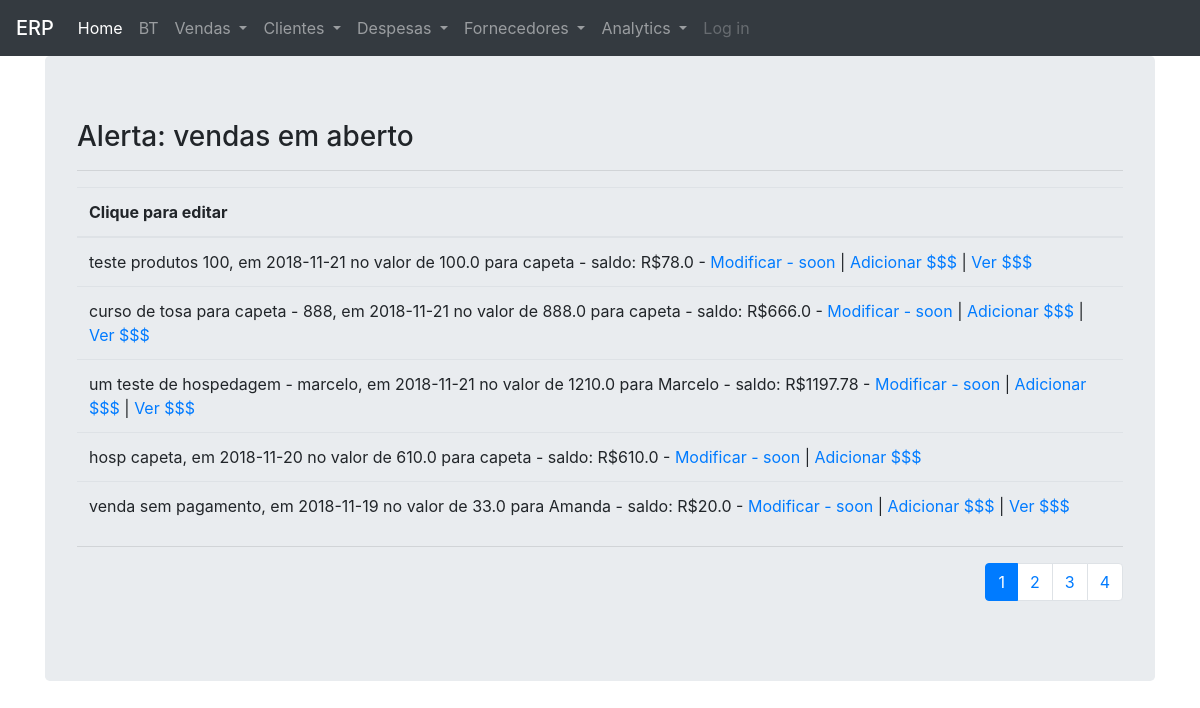
Before: / with the older database file.
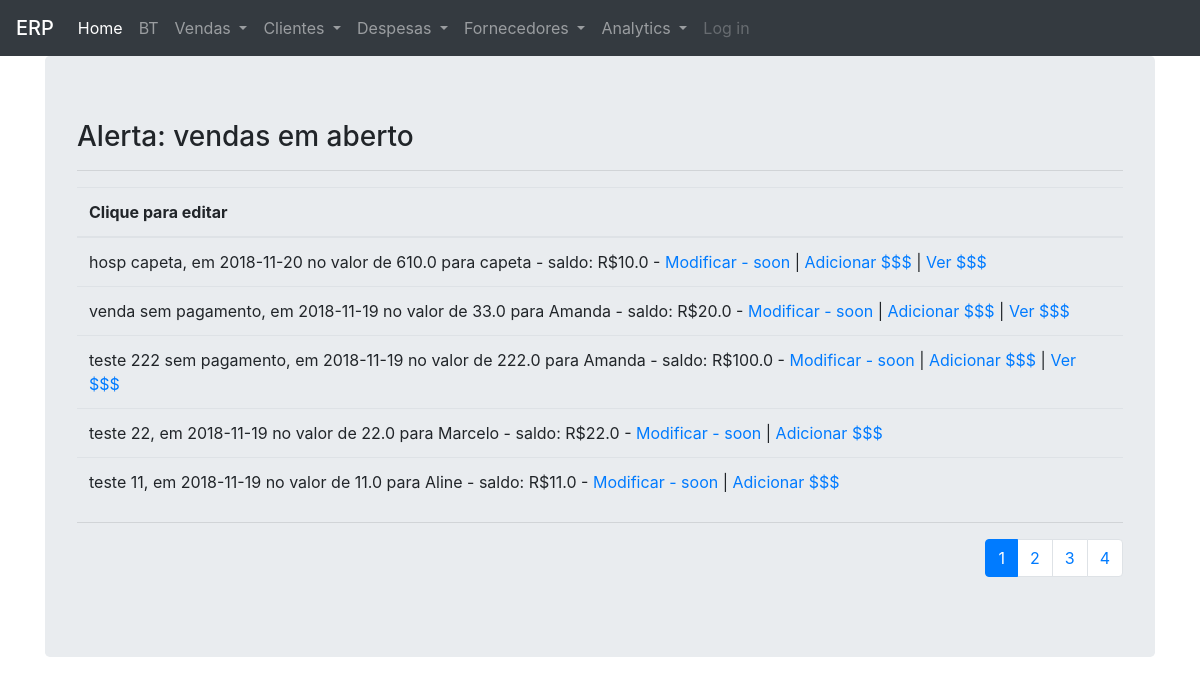
After: the same page with the newer database file.
### petshop/modelos/models.py (models this page shows, shortened)
class Vendas(db.Model):
    __tablename__ = 'vendas'
    id = db.Column(db.Integer, primary_key=True)
    tipo = db.Column(db.String(10), nullable=False)
    descricao = db.Column(db.Text, nullable=False)
    data_venda = db.Column(db.Date, nullable=False)
    valor_servicos = db.Column(db.Float, nullable=True)
    valor_taxi = db.Column(db.Float, nullable=True)
    cliente_id = db.Column(db.Integer, db.ForeignKey('clientes.id'))
    peludos_on_venda = db.relationship(
        "Peludos",
        secondary=association_table,
        back_populates="vendas_on_peludo")
    saldo = db.Column(db.Float, nullable=True)
    pagamentos = db.relationship('Pagamentos')
    data_pbanho = db.Column(db.Date, nullable=True)
    n_banhos = db.Column(db.Integer, nullable=True)
    tipo_banho = db.Column(db.String(15), nullable=True)
    pacote = db.Column(db.String(10), nullable=True)
    data_entrada = db.Column(db.Date, nullable=True)
    data_saida = db.Column(db.Date, nullable=True)
    valor_diarias = db.Column(db.Float, nullable=True)
    valor_prod = db.Column(db.Float, nullable=True)
    custo_prod = db.Column(db.Float, nullable=True)
    quantidade = db.Column(db.Integer, nullable=True)
    def calcula_saldo(self, tipo='saldo'):
        valor_total = (
                    (self.valor_servicos or 0)
                    + (self.valor_taxi or 0)
                    + (self.valor_diarias or 0)
                    + (self.valor_prod or 0)
                    )
        if tipo != 'total':
            if self.pagamentos:
                valores_pagos = [item.valor for item in self.pagamentos]
                valores_pagos = np.array(valores_pagos)
                saldo = round(valor_total - valores_pagos.sum(), 2)
                return saldo
            else:
                return valor_total
        return valor_total
    def __repr__(self):
        return f"""
        {self.descricao}, em {self.data_venda} no valor de {self.calcula_saldo(tipo='total')}
        para {Clientes.query.get(self.cliente_id).nome} - saldo: R${self.calcula_saldo()}
        """

class Clientes(db.Model):
    __tablename__ = 'clientes'
    id = db.Column(db.Integer, primary_key=True)
    nome = db.Column(db.String(30), nullable=False)
    sexo = db.Column(db.String(1), nullable=False)
    peludo = db.relationship('Peludos', backref='clientes', lazy=True)
    venda = db.relationship('Vendas', backref='clientes', lazy=True)
    contato = db.relationship('Contatos')
    endereco = db.relationship('Enderecos')

class Pagamentos(db.Model):
    __tablename__ = 'pagamentos'
    id = db.Column(db.Integer, primary_key=True)
    data = db.Column(db.Date, nullable=False)
    valor = db.Column(db.Float, nullable=False)
    valor_entrada = db.Column(db.Float, nullable=False)
    forma_pagto = db.Column(
        db.String(15), nullable=False)
    venda_id = db.Column(db.Integer, db.ForeignKey('vendas.id'))

### petshop/views/views_consultas.py (the view)
@views_consultas.route('/')
def index():
    page = request.args.get('page', 1, type=int)
    listagem = (Vendas
                .query
                .filter(or_(Vendas.saldo > 0, Vendas.saldo == None))
                .order_by(desc(Vendas.data_venda))
                .paginate(page=page, per_page=5)
                )
    if listagem:
        heading = 'Alerta: vendas em aberto'
        tipo = 'aberto'
        return render_template('listagens.html', listagem=listagem,
                               heading=heading, tipo=tipo)
    return render_template('index.html')

### petshop/templates/listagens.html (shortened to what this page needs)
{% extends "base.html" %}
{% block content %}
<div class="jumbotron">
<h3 class="display-5">{{ heading }}</h3>
<hr>
<div 'tabela'>
{% if listagem.items %}
    <table class="table table-hover">
    <thead>
    <tr>
    <th scope="col" colspan="2" class="tg">Clique para editar</th>
    </tr>
    </thead>
    <tbody>
    {% for item in listagem.items %}
      <tr>
        <td>
        {{ item }}
        -
        {% if tipo == 'clientes' %}
            <a href="{{ url_for('views_cadastros.cadastro_clientes',
            operacao='ver_vendas', id=item.id) }}">Modificar</a>
        {% else %}
            <a href="#">Modificar - soon</a>
        {% endif %}
        {% if (tipo == 'vendas') or (tipo =='aberto') %}
            {% if item.saldo == 0 %}
                |
                <a href="{{ url_for('views_consultas.listagens',
                                    tipo='pagamentos',
                                    id=item.id)
                        }}">Ver $$$</a>
            {% else %}
                |
                <a href="{{ url_for('views_pagamentos.pagamentos',
                                    id=item.id)
                        }}">Adicionar $$$</a>
                {% if item.pagamentos %}
                    |
                    <a href="{{ url_for('views_consultas.listagens',
                                        tipo='pagamentos',
                                        id=item.id)
                                }}">Ver $$$</a>
                {% endif %}
            {% endif %}
        {% endif %}
        </td>
      </tr>
    {% endfor %}
    </tbody>
    </table>
{% endif %}
</div>
<hr>
<div 'paginador'>
{% if listagem.pages > 1 %}
    <nav aria-label="Page navigation ">
        <ul class="pagination justify-content-end">
        {% for page_num in listagem.iter_pages(
                                left_edge=2,
                                right_edge=2,
                                left_current=2,
                                right_current=5)
        %}
            {% if listagem.page == page_num %}
                <li class="page-item active">
                <span class="page-link">{{ page_num }}
                </span>
                </li>
            {% else %}
                <li class="page-item">
                {% if tipo == 'aberto' %}
                    <a class="page-link"
                    href="{{ url_for('views_consultas.index', page=page_num) }}">
                    {{ page_num }}
                    </a>
                {% else %}
                    <a class="page-link"
                    href="{{ url_for('views_consultas.listagens', page=page_num, id=0, tipo = tipo) }}">{{ page_num }}
                    </a>
                {% endif %}
                </li>
            {% endif %}
        {% endfor %}
        </ul>
    </nav>
{% endif %}
</div>
</div>
{% endblock %}

Changed rows visible on the page:
no longer on this page (row edited): Vendas: descricao+data_venda+valor_servicos "teste produtos 100, em 2018-11-21 no valor de 100.0 para capeta - saldo: R$78.0"
no longer on this page (row edited): Vendas: descricao+data_venda+valor_servicos "curso de tosa para capeta - 888, em 2018-11-21 no valor de 888.0 para capeta - saldo: R$666.0"
no longer on this page (row edited): Vendas: descricao+data_venda+valor_servicos "um teste de hospedagem - marcelo, em 2018-11-21 no valor de 1210.0 para Marcelo - saldo: R$1197.78"
changed Vendas: descricao+data_venda+valor_servicos "hosp capeta, em 2018-11-20 no valor de 610.0 para capeta - saldo: R$610.0" → "hosp capeta, em 2018-11-20 no valor de 610.0 para capeta - saldo: R$10.0"; now shows "| Ver $$$"
now on this page (row unchanged): Vendas: descricao+data_venda+valor_servicos "teste 222 sem pagamento, em 2018-11-19 no valor de 222.0 para Amanda - saldo: R$100.0"
now on this page (row unchanged): Vendas: descricao+data_venda+valor_servicos "teste 22, em 2018-11-19 no valor de 22.0 para Marcelo - saldo: R$22.0"
now on this page (row unchanged): Vendas: descricao+data_venda+valor_servicos "teste 11, em 2018-11-19 no valor de 11.0 para Aline - saldo: R$11.0"
